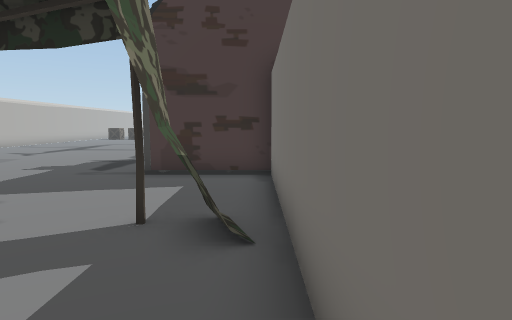
view 1 (above)

24 first-person views from a walk through a scene from a Unity 3-D project. The camera is 1.3 m above the floor, tilts 6° down and sees 75° across. The floor is counted in squares, 1 m on a side. Each view is taken from the middle of a square. On the plan, view 1 faces up. The plan holds only what a view shows up to about 14 squares ahead; the rest is blank. The place goes on beyond the plan. Some animated figures are not drawn. Door leaves are left out, so doorways stand open.

view 2
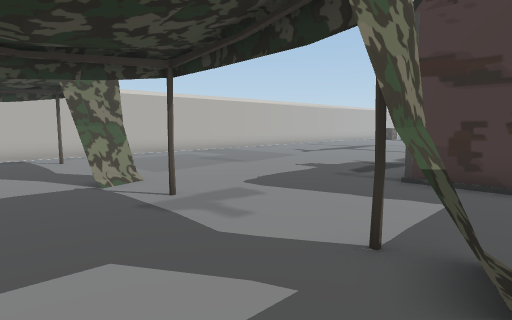

view 3
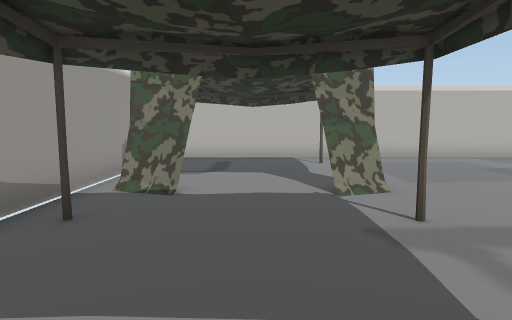

view 4
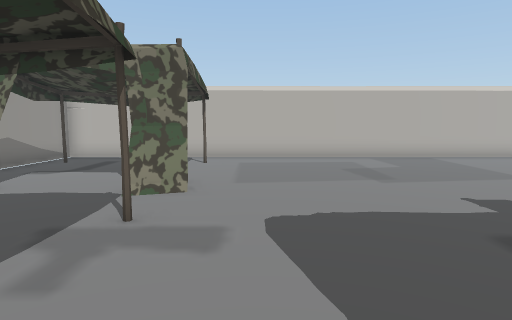

view 5
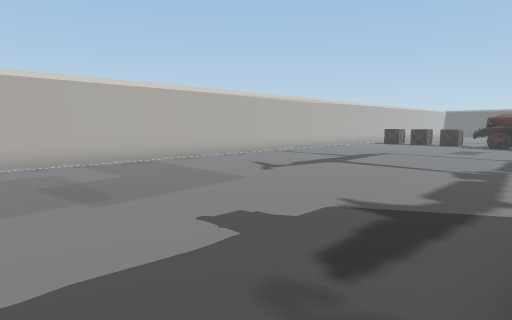

view 6
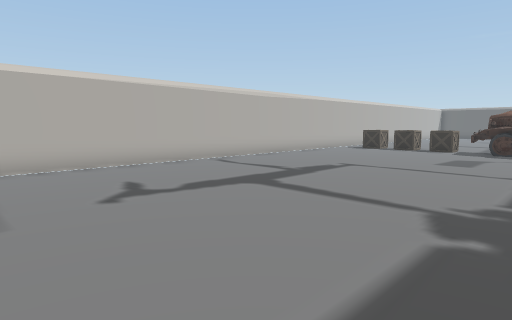

view 7
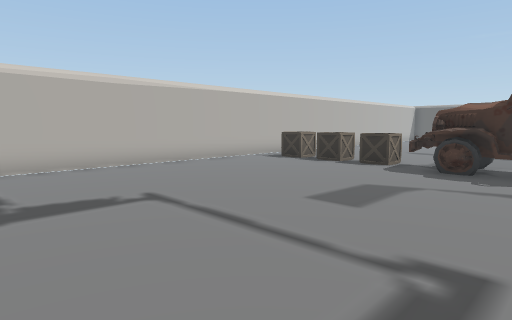

view 8
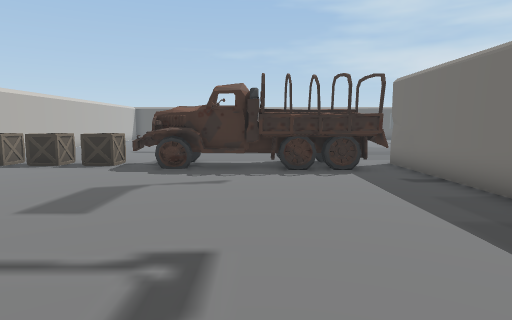

view 9
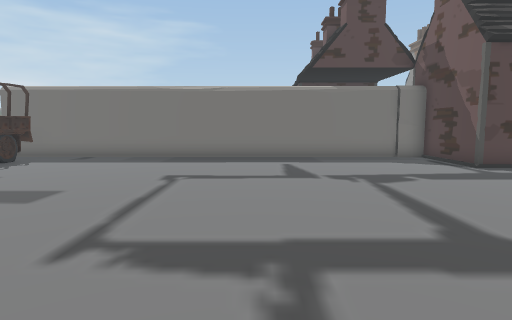

view 10
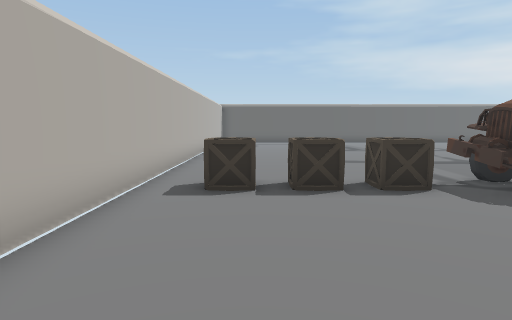

view 11
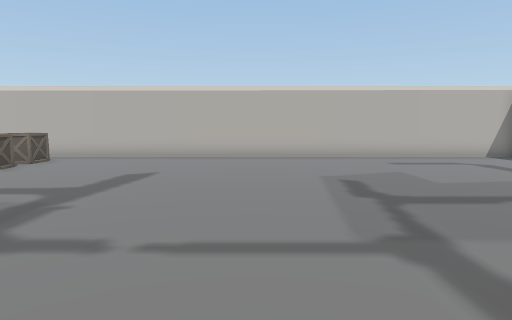

view 12
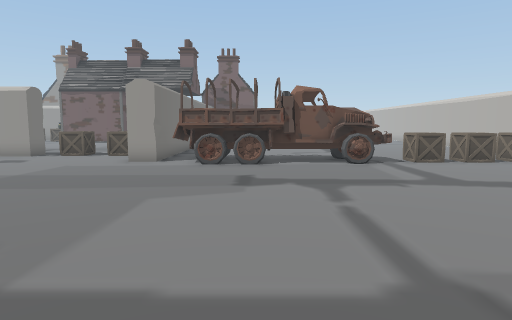

view 13
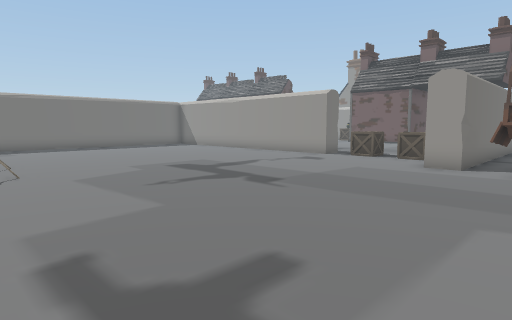

view 14
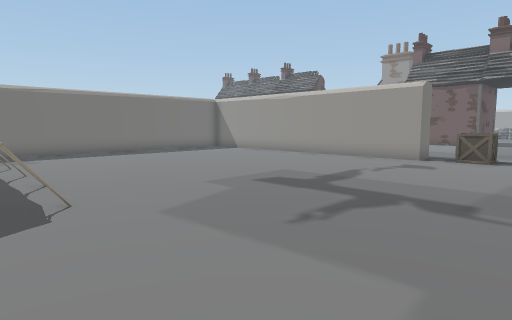

view 15
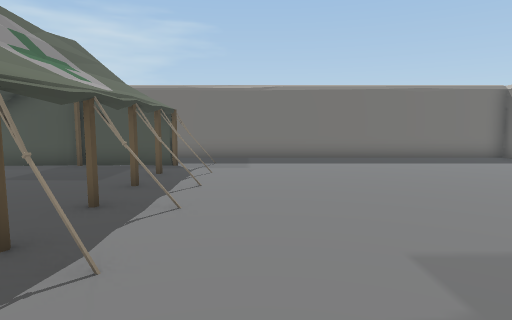

view 16
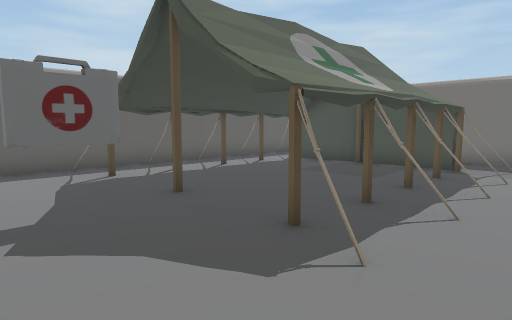

view 17
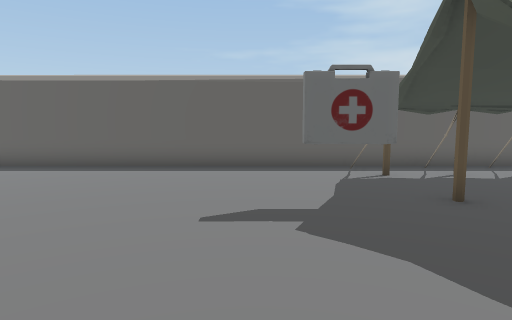

view 18
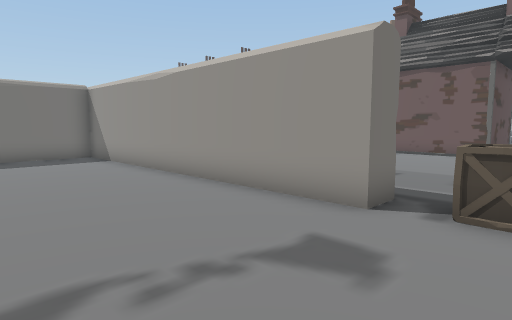

view 19
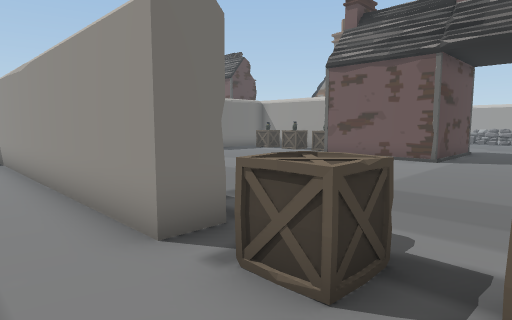

view 20
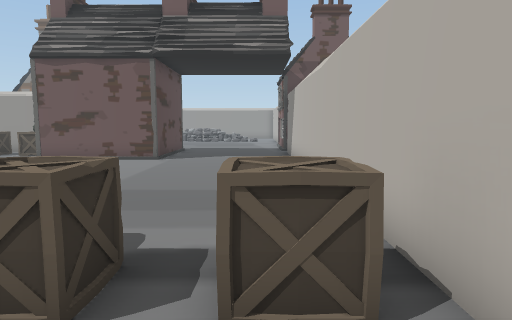

view 21
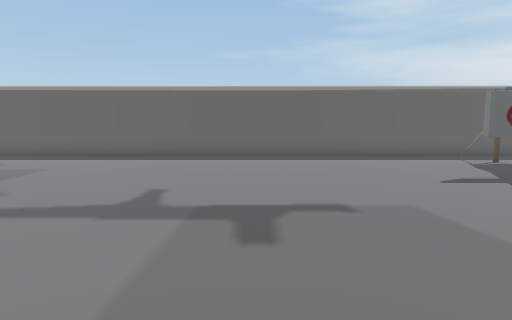

view 22
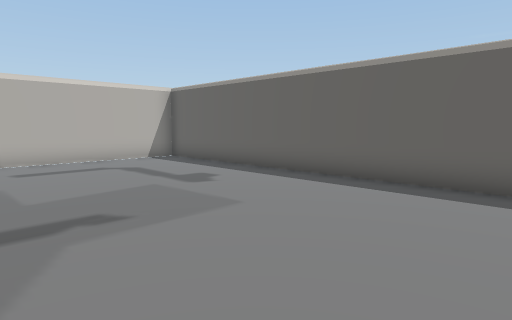

view 23
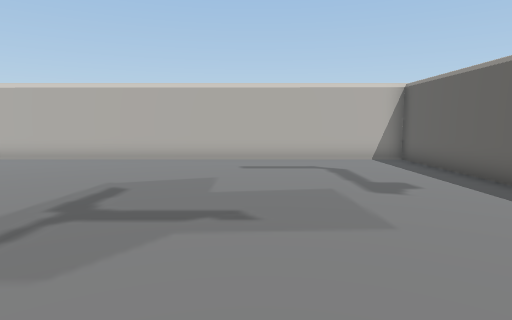

view 24
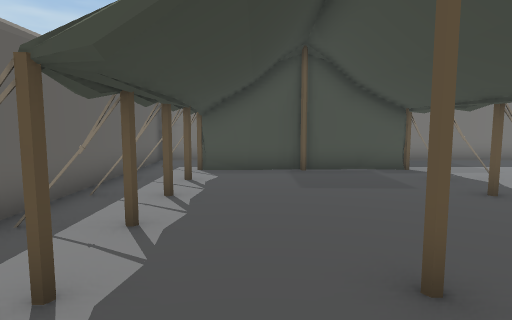

### Floor plan
Key: @ floor where view 1 was taken; # wall or solid block; . floor; D open door; T tent; R truck; C crate; H thing the floor can be seen under or through; O other object.
Columns run from 15 left of view 1 to 18 right of it. Each row starts with its distance up from view 1.
 49 ##################################
 48 #................................#
 47 #......................HHHHHHHHH.#
 46 #..............................#
 45 #..............................#
 44 #......................#.......#
 43 #....................OO........#
 42 #..............................#
 41 #......................HHHHHHHH#.#
 40 #......................H.H.H.H.#.#
 39 #................................#
 38 #................................#
 37 #................................#
 36 #................................#
 35 #................................#
 34 #................................#
 33 #................................#
 32 #................................#
 31 #.......RRRRRRRR.................#
 30 #.CCCCCRRRRRRRRR#................#
 29 #......RRRRRRRRR#................#
 28 #...............#CCCC#############
 27 #...............#CCCC#
 26 #...............# ......
 25 #...............#  .....
 24 #...............#  .....
 23 #...............#  .....
 22 #...............## .....
 21 #...............## ......
 20 #...............## ......
 19 #...............## ......
 18 #...............## ......
 17 #...............## ...OOOOO
 16 #...............##....O  OOOO
 15 #...............#   . O    OO
 14 #...............#   DD#
 13 #...........OOOO#   DD#
 12 #...........OO
 11 #...........
 10 #...........
  9 #...........OOOO
  8 #...............#
  7 #...............#
  6 #...............#
  5 #...............#
  4 #......T......T.#
  3 #......T......T.#
  2 #...............#
  1 #......T.....  .#
  0 #......T.....  @
 -1 #......T....
 -2 ##########

Where each view was taken, in squares from view 1:
view 1: 0 up, 0 right, facing up
view 2: 1 up, 0 right, facing up-left
view 3: 2 up, 1 left, facing left
view 4: 6 up, 1 left, facing left
view 5: 7 up, 3 left, facing up-left
view 6: 12 up, 4 left, facing up-left
view 7: 19 up, 4 left, facing up-left
view 8: 19 up, 4 left, facing up
view 9: 20 up, 13 left, facing right
view 10: 23 up, 12 left, facing up
view 11: 38 up, 1 left, facing left
view 12: 42 up, 3 left, facing down
view 13: 41 up, 2 left, facing down-right
view 14: 41 up, 2 right, facing down-right
view 15: 38 up, 5 right, facing right
view 16: 38 up, 5 right, facing up-right
view 17: 38 up, 5 right, facing up
view 18: 33 up, 4 right, facing down-right
view 19: 30 up, 3 right, facing down-right
view 20: 30 up, 3 right, facing down
view 21: 35 up, 0 right, facing up
view 22: 41 up, 2 left, facing up-left
view 23: 43 up, 2 left, facing left
view 24: 45 up, 6 right, facing right
